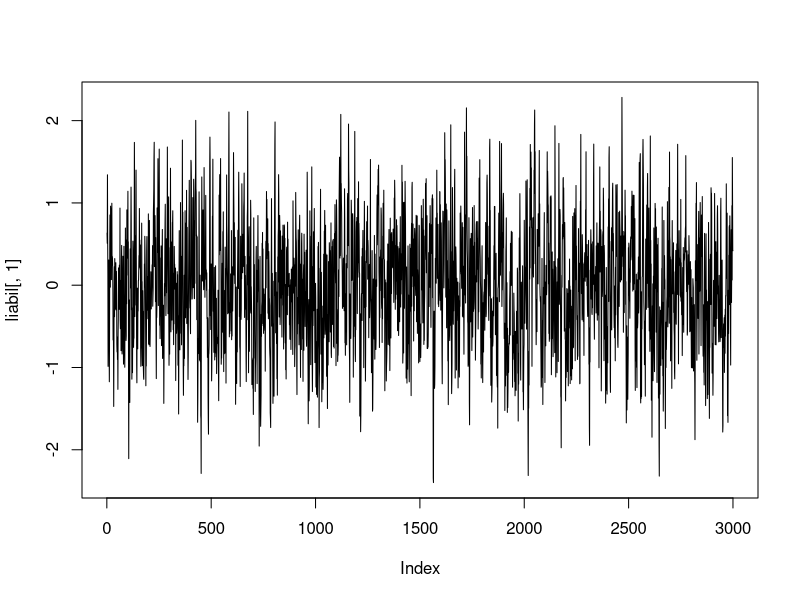

Source code (R):
## ---- chunk 1
get_cov = function(h2, n_sib = 0) {
  cov <- matrix(h2/2, 4 + n_sib, 4 + n_sib)
  diag(cov) <- 1
  cov[3,4] <- cov[4,3] <- 0
  cov[1:2, 1] <- cov[1, 1:2] <- h2
  cov
}
## ---- chunk 2
calc_distribution = function(sigma){
  out = list()
  for (i in 1:nrow(sigma)){
    sigma_bar = sigma[i,i] - sigma[i , -i] %*% solve(sigma[-i , -i]) %*% sigma[-i , i]
    mu_mult_bar = sigma[i , -i] %*% solve(sigma[ -i, -i])
    out[[i]] = list('sigma'=sigma_bar, 'mu_mult'=mu_mult_bar)
    }
  return(out)
  }
## ---- chunk 3
s = get_cov(0.5)
print(s)
calc_distribution(s)
## ---- chunk 4
# Vores gibb sampler

set.seed(42)

covmat = get_cov(0.5)

N = 3000
M = 1e5

k = nrow(covmat)

const_list = calc_distribution(covmat)

liabil = matrix(0, nrow = N, ncol = k) # i formen c(l_g, l, l_p1, l_p2)
mu_vec = rep(0, N)



for (i in 1:(N-1)) {
  for (j in 1:k) {
    # Udregner parametre
    sigma = const_list[[j]]$sigma
    mu_mult = const_list[[j]]$mu_mult
    mu = mu_mult %*% liabil[i,-j] # Udelukker den liability vi er kommet til
    #print(liabil)
    liabil[i,j] = rnorm(1, mean = mu, sd = sqrt(sigma))
    
    
    # Hvis liability er l_g variere den frit
    #if (j == 1){
      
     # mu_vec[i] = mu
    #}
    #else{
      # Ellers benytter vi truncation
     # q = runif(1, 0.95, 1)
      #liabil[j] = qnorm(q, mu, sqrt(sigma))
    #}
    
  #print(liabil_star[-j])
  }
  liabil[i+1,] = liabil[i,]
}

## ---- chunk 5
liabil[1,]
## ---- chunk 6
plot(liabil[,1], type='l')
## ---- chunk 7
cov(liabil)
